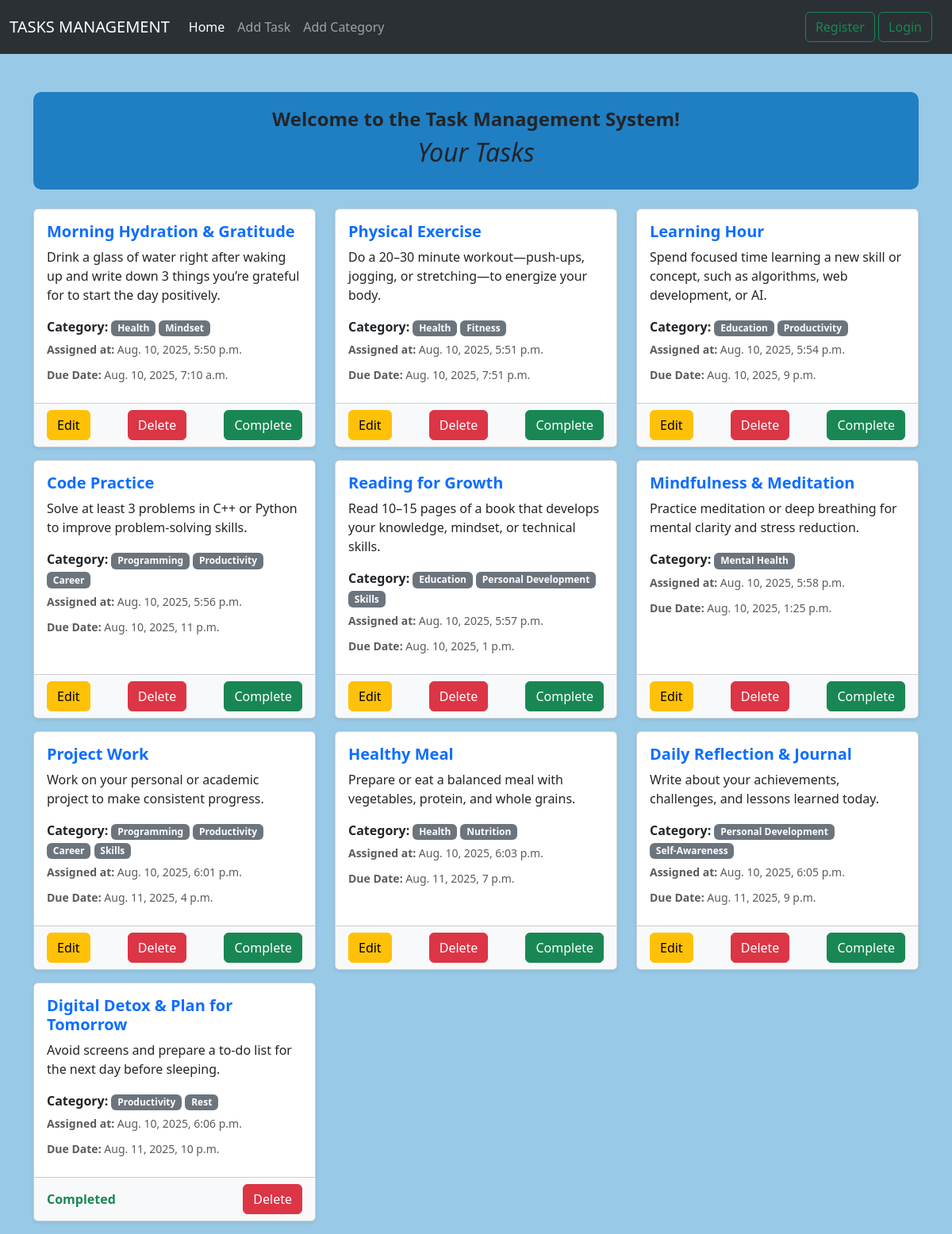
The page / on the database its author committed.
### TaskModel/models.py (models this page shows, shortened)
class Task(models.Model):
    title = models.CharField(max_length=200)
    description = models.TextField()
    category = models.ManyToManyField('TaskCategory.Category', blank=True)
    assigned_at = models.DateTimeField(auto_now_add=True)
    due_date = models.DateTimeField(null=True, blank=True)
    is_completed = models.BooleanField(default=False)

### TaskCategory/models.py (models this page shows, shortened)
class Category(models.Model):
    name = models.CharField(max_length=100)

### taskManagement/views.py (the view)
# urls.py: 2. Add a URL to urlpatterns:  path('', views.home, name='home')
def home(request):
    task = Task.objects.all()
    categories = Category.objects.all()
    return render(request, 'home.html', {'task': task, 'categories': categories})

### templates/home.html (shortened to what this page needs)
{% extends "base.html" %}
{% block content %}
<div class="container mt-5">
  <div style="background-color: #207fc2ff; text-align: center; padding: 20px; border-radius: 10px;">
    <h4><b>Welcome to the Task Management System!</b></h4>
    <h2><i>Your Tasks</i></h2>
  </div>
  <div class="row mt-4">
    {% for task in task %}
    <div class="col-12 col-md-6 col-lg-4 mb-3">
      <div class="card shadow-sm h-100">
        <div class="card-body">
          <h5 class="card-title text-primary"><b>{{ task.title }}</b></h5>
          <p class="card-text">{{ task.description }}</p>
          <p class="mb-1"><strong>Category:</strong>
            {% for cat in task.category.all %}
              <span class="badge bg-secondary">{{ cat.name }}</span>
            {% endfor %}
          </p>
          <p class="text-muted mb-2"><small><strong>Assigned at:</strong> {{ task.assigned_at }}</small></p>
          {% if task.due_date %}
            <p class="text-muted mb-2"><small><strong>Due Date:</strong> {{ task.due_date }}</small></p>
          {% else %}
            <p class="text-muted mb-2"><small><strong>Due Date:</strong> Not set</small></p>
          {% endif %}
        </div>
        <div class="card-footer bg-light d-flex justify-content-between align-items-center">
          {% if not task.is_completed %}
            <a href="{% url 'edit_task' task.id %}" class="btn btn-warning ">Edit</a>
            <a href="{% url "delete_task" task.id %}" class="btn btn-danger ">Delete</a>
            <a href="{% url 'complete_task' task.id %}" class="btn btn-success ">Complete</a>
          {% else %}
            <span class="text-success fw-bold">Completed</span>
             <a href="{% url "delete_task" task.id %}" class="btn btn-danger ">Delete</a>
          {% endif %}
        </div>
      </div>
    </div>
    {% endfor %}
  </div>
</div>
{% endblock %}

### templates/base.html (shortened to what this page needs)
<!DOCTYPE html>
<html lang="en">
  <head>
    <link
      href="https://cdn.jsdelivr.net/npm/bootstrap@5.3.7/dist/css/bootstrap.min.css"
      rel="stylesheet"
 />
  </head>
  <body>
    <nav class="navbar navbar bg-dark navbar-expand-lg bg-body-tertiary" data-bs-theme="dark">
      <div class="container-fluid">
        <a class="navbar-brand" href="{% url 'home' %}">TASKS MANAGEMENT</a>
        <div class="collapse navbar-collapse" id="navbarSupportedContent">
          <ul class="navbar-nav me-auto mb-2 mb-lg-0">
            <li class="nav-item">
              <a class="nav-link active" aria-current="page" href="{% url 'home' %}">Home</a>
            </li>
            <li class="nav-item">
              <a class="nav-link" href="{% url "add_task" %}">Add Task</a>
            </li>
             <li class="nav-item">
              <a class="nav-link" href="{% url "add_category" %}">Add Category</a>
            </li>
          </ul>
          <div class="btn">
            {% if user.is_authenticated %}
            <a class="btn btn-outline-success" href="{% url "profile" %}">Profile</a>
              <a class="btn btn-outline-success" href="{% url 'logout' %}">Logout</a>
            {% else %}
            <a class="btn btn-outline-success" href="{% url 'register' %}">Register</a>
              <a class="btn btn-outline-success" href="{% url 'log_in' %}">Login</a>
            {% endif %}
          </div>
        </div>
      </div>
    </nav>
     {% block content %}
     {% endblock content %}
  </body>
</html>

### templates/base.html (style rules this page uses)
body { background-color: #98c9e6ff; }

### rows shown on the page
Task: title "Morning Hydration & Gratitude", description "Drink a glass of water right after waking up and write down 3 things you’re grateful for to start the day positively.", assigned_at "Aug. 10, 2025, 5:50 p.m.", due_date "Aug. 10, 2025, 7:10 a.m.", is_completed "Edit"
Category: name "Health"
Category: name "Mindset"
Task: title "Physical Exercise", description "Do a 20–30 minute workout—push-ups, jogging, or stretching—to energize your body.", assigned_at "Aug. 10, 2025, 5:51 p.m.", due_date "Aug. 10, 2025, 7:51 p.m.", is_completed "Edit"
Category: name "Fitness"
Task: title "Learning Hour", description "Spend focused time learning a new skill or concept, such as algorithms, web development, or AI.", assigned_at "Aug. 10, 2025, 5:54 p.m.", due_date "Aug. 10, 2025, 9 p.m.", is_completed "Edit"
Category: name "Education"
Category: name "Productivity"
Task: title "Code Practice", description "Solve at least 3 problems in C++ or Python to improve problem-solving skills.", assigned_at "Aug. 10, 2025, 5:56 p.m.", due_date "Aug. 10, 2025, 11 p.m.", is_completed "Edit"
Category: name "Programming"
Category: name "Career"
Task: title "Reading for Growth", description "Read 10–15 pages of a book that develops your knowledge, mindset, or technical skills.", assigned_at "Aug. 10, 2025, 5:57 p.m.", due_date "Aug. 10, 2025, 1 p.m.", is_completed "Edit"
Category: name "Personal Development"
Category: name "Skills"
Task: title "Mindfulness & Meditation", description "Practice meditation or deep breathing for mental clarity and stress reduction.", assigned_at "Aug. 10, 2025, 5:58 p.m.", due_date "Aug. 10, 2025, 1:25 p.m.", is_completed "Edit"
Category: name "Mental Health"
Task: title "Project Work", description "Work on your personal or academic project to make consistent progress.", assigned_at "Aug. 10, 2025, 6:01 p.m.", due_date "Aug. 11, 2025, 4 p.m.", is_completed "Edit"
Task: title "Healthy Meal", description "Prepare or eat a balanced meal with vegetables, protein, and whole grains.", assigned_at "Aug. 10, 2025, 6:03 p.m.", due_date "Aug. 11, 2025, 7 p.m.", is_completed "Edit"
Category: name "Nutrition"
Task: title "Daily Reflection & Journal", description "Write about your achievements, challenges, and lessons learned today.", assigned_at "Aug. 10, 2025, 6:05 p.m.", due_date "Aug. 11, 2025, 9 p.m.", is_completed "Edit"
Category: name "Self-Awareness"
Task: title "Digital Detox & Plan for Tomorrow", description "Avoid screens and prepare a to-do list for the next day before sleeping.", assigned_at "Aug. 10, 2025, 6:06 p.m.", due_date "Aug. 11, 2025, 10 p.m.", is_completed "Completed"
Category: name "Rest"
